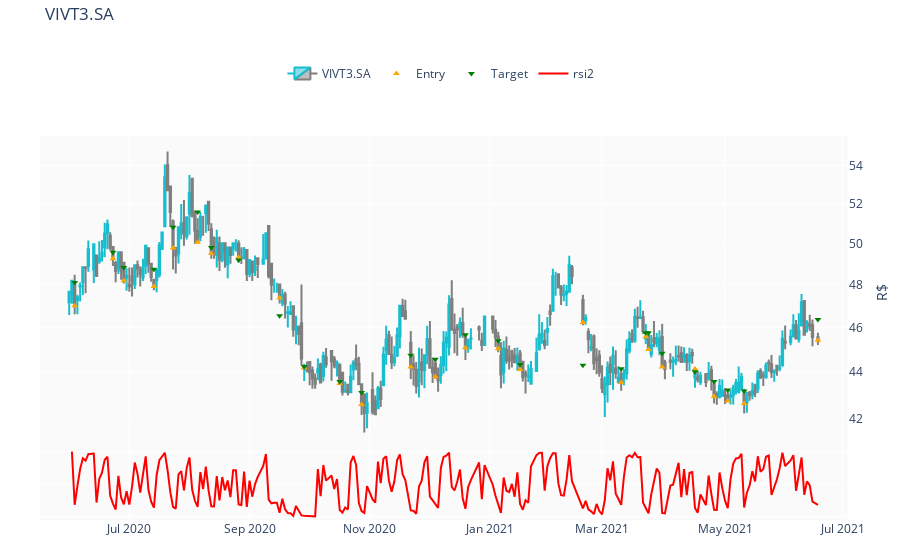

The notebook cell saved with this chart:
### Code cell
trader[f'RSI-s:{0}-rsi:{20}'].plottrades('VIVT3.SA', indicator='rsi2')

### Figure 1 — Plotly figure (JSON) as saved in the notebook; plotly's stock layout.template omitted (floating-point values rounded to 4 significant figures; data arrays with more than 128 entries replaced by an {"elided": "..."} marker saying what was removed)
{"data": [{"close": {"elided": "258 float values"}, "decreasing": {"line": {"color": "#7F7F7F"}}, "high": {"elided": "258 float values"}, "increasing": {"line": {"color": "#17BECF"}}, "low": {"elided": "258 float values"}, "name": "VIVT3.SA", "open": {"elided": "258 float values"}, "type": "candlestick", "x": {"elided": "258 str values"}, "yaxis": "y2"}, {"marker": {"color": "orange", "symbol": "triangle-up"}, "mode": "markers", "name": "Entry", "text": ["PNL: 444.00", "PNL: 124.00", "PNL: 252.00", "PNL: 328.00", "PNL: 408.00", "PNL: 604.00", "PNL: 112.00", "PNL: -52.00", "PNL: -340.00", "PNL: 16.00", "PNL: 41.00", "PNL: 306.00", "PNL: 256.00", "PNL: 381.00", "PNL: 291.00", "PNL: 171.00", "PNL: 106.00", "PNL: -964.00", "PNL: 296.00", "PNL: 68.00", "PNL: 71.00", "PNL: 301.00", "PNL: -64.00", "PNL: 321.00", "PNL: 231.00", "PNL: 266.00", "PNL: nan"], "type": "scatter", "x": ["2020-06-03T00:00:00", "2020-06-23T00:00:00", "2020-06-29T00:00:00", "2020-07-14T00:00:00", "2020-07-23T00:00:00", "2020-08-05T00:00:00", "2020-08-12T00:00:00", "2020-08-26T00:00:00", "2020-09-16T00:00:00", "2020-09-29T00:00:00", "2020-10-16T00:00:00", "2020-10-28T00:00:00", "2020-11-23T00:00:00", "2020-12-04T00:00:00", "2020-12-21T00:00:00", "2021-01-06T00:00:00", "2021-01-18T00:00:00", "2021-02-18T00:00:00", "2021-03-10T00:00:00", "2021-03-23T00:00:00", "2021-03-24T00:00:00", "2021-03-31T00:00:00", "2021-04-16T00:00:00", "2021-04-27T00:00:00", "2021-05-04T00:00:00", "2021-05-12T00:00:00", "2021-06-18T00:00:00"], "y": [47, 49.24, 48.18, 47.9, 49.77, 50.05, 49.5, 49.3, 47.37, 44.2, 43.51, 42.61, 44.23, 43.8, 45.08, 45.04, 44.12, 46.22, 43.55, 45.57, 45, 44.23, 44.14, 42.95, 42.76, 42.65, 45.42], "yaxis": "y2"}, {"marker": {"color": "red", "symbol": "triangle-down"}, "mode": "markers", "name": "Stop loss", "text": [], "type": "scatter", "x": [], "y": [], "yaxis": "y2"}, {"marker": {"color": "green", "symbol": "triangle-down"}, "mode": "markers", "name": "Target", "text": ["PNL: 444.00", "PNL: 124.00", "PNL: 252.00", "PNL: 328.00", "PNL: 408.00", "PNL: 604.00", "PNL: 112.00", "PNL: -52.00", "PNL: -340.00", "PNL: 16.00", "PNL: 41.00", "PNL: 306.00", "PNL: 256.00", "PNL: 381.00", "PNL: 291.00", "PNL: 171.00", "PNL: 106.00", "PNL: -964.00", "PNL: 296.00", "PNL: 68.00", "PNL: 71.00", "PNL: 301.00", "PNL: -64.00", "PNL: 321.00", "PNL: 231.00", "PNL: 266.00", "PNL: nan"], "type": "scatter", "x": ["2020-06-03T00:00:00", "2020-06-23T00:00:00", "2020-06-29T00:00:00", "2020-07-14T00:00:00", "2020-07-23T00:00:00", "2020-08-05T00:00:00", "2020-08-12T00:00:00", "2020-08-26T00:00:00", "2020-09-16T00:00:00", "2020-09-29T00:00:00", "2020-10-16T00:00:00", "2020-10-28T00:00:00", "2020-11-23T00:00:00", "2020-12-04T00:00:00", "2020-12-21T00:00:00", "2021-01-06T00:00:00", "2021-01-18T00:00:00", "2021-02-18T00:00:00", "2021-03-10T00:00:00", "2021-03-23T00:00:00", "2021-03-24T00:00:00", "2021-03-31T00:00:00", "2021-04-16T00:00:00", "2021-04-27T00:00:00", "2021-05-04T00:00:00", "2021-05-12T00:00:00", "2021-06-18T00:00:00"], "y": [48.09, 49.56, 48.82, 48.73, 50.8, 51.57, 49.79, 49.18, 46.53, 44.25, 43.6, 43.12, 44.75, 44.57, 45.67, 45.39, 44.34, 44.3, 44.15, 45.75, 45.75, 44.84, 44.02, 43.6, 43.23, 43.19, 46.36], "yaxis": "y2"}, {"line": {"color": "red"}, "name": "rsi2", "type": "scatter", "x": {"elided": "258 str values"}, "y": {"elided": "258 float values"}, "yaxis": "y"}], "layout": {"autosize": true, "hoverdistance": 10, "legend": {"orientation": "h", "x": 0.3, "y": 0.9, "yanchor": "bottom"}, "margin": {"b": 40, "l": 40, "r": 40, "t": 40}, "plot_bgcolor": "rgb(250, 250, 250)", "spikedistance": 1000, "title": {"text": "VIVT3.SA"}, "xaxis": {"autorange": true, "range": ["2020-05-17 12:00", "2021-07-04 12:00"], "rangebreaks": [{"bounds": ["sat", "mon"], "values": ["2015-12-24", "2015-12-25", "2016-01-01"]}], "rangeslider": {"visible": false, "yaxis": {}, "yaxis2": {}}, "showline": false, "showspikes": false, "spikecolor": "grey", "spikedash": "solid", "spikemode": "across", "spikesnap": "cursor", "spikethickness": 1, "type": "date"}, "yaxis": {"autorange": true, "domain": [0, 0.15], "range": [-5.386, 105.5], "showline": false, "showspikes": false, "showticklabels": false, "side": "right", "spikecolor": "grey", "spikedash": "solid", "spikemode": "across", "spikesnap": "cursor", "spikethickness": 1, "type": "linear"}, "yaxis2": {"autorange": true, "domain": [0.15, 0.8], "range": [1.611, 1.745], "showline": false, "showspikes": false, "side": "right", "spikecolor": "grey", "spikedash": "solid", "spikemode": "across", "spikesnap": "cursor", "spikethickness": 1, "title": {"text": "R$"}, "type": "log"}}}
